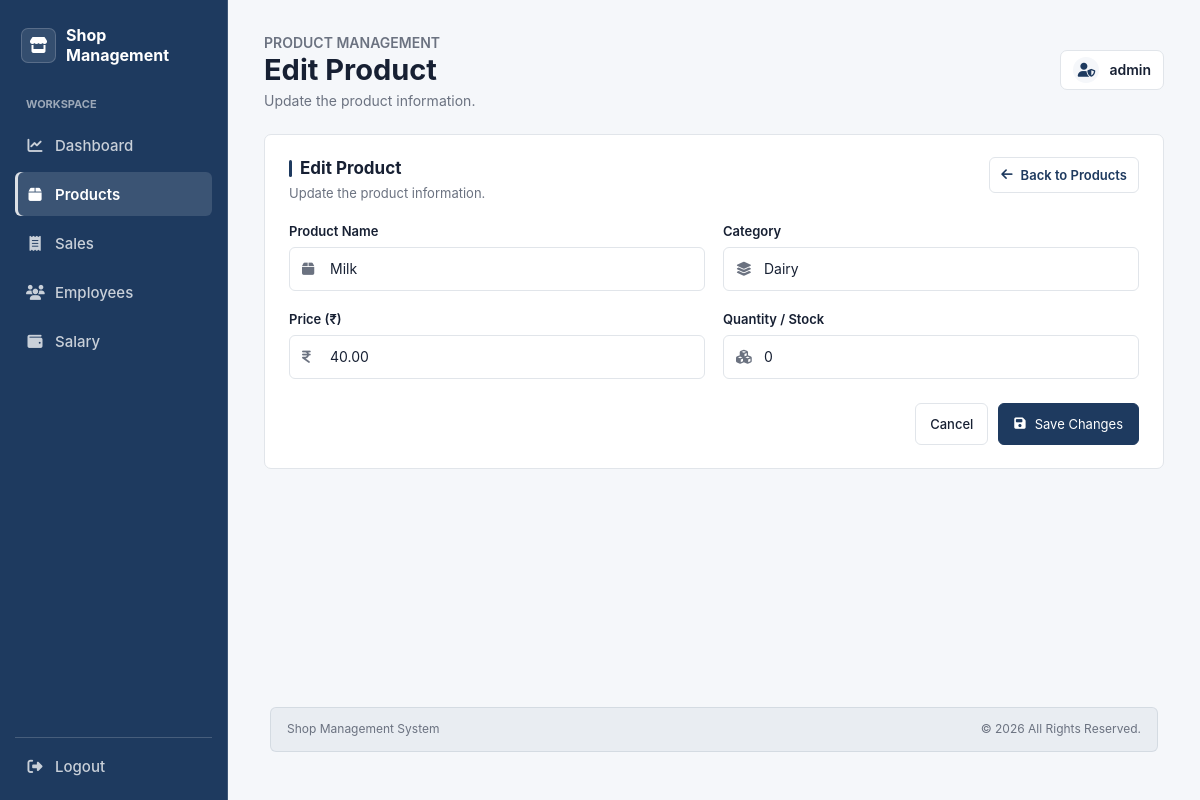
Screenshot of /products/edit.php?id=2 (signed in) with the database file from the repository.
### tables this page shows
CREATE TABLE `products` (
  `id` int(11) NOT NULL,
  `product_name` varchar(100) NOT NULL,
  `category` varchar(100) NOT NULL,
  `price` decimal(10,2) NOT NULL,
  `quantity` int(11) NOT NULL
);

### products/edit.php (the view, shortened to what this page needs)
<?php
include __DIR__ . "/../db.php";
$id = intval($_GET["id"]);
$product_stmt = mysqli_prepare(
	$conn,
	"SELECT * FROM products WHERE id = ?"
);
mysqli_stmt_bind_param($product_stmt, "i", $id);
mysqli_stmt_execute($product_stmt);
$product_result = mysqli_stmt_get_result($product_stmt);
$product = mysqli_fetch_assoc($product_result);
$admin_username = htmlspecialchars($_SESSION["username"], ENT_QUOTES, "UTF-8");
$product_name = $product["product_name"];
$category = $product["category"];
$price = $product["price"];
$quantity = $product["quantity"];
?>
<!DOCTYPE html>
<html lang="en">
<head>
	<link rel="stylesheet" href="../css/style.css">
</head>
<body class="shop-dashboard products-page">
	<div class="dashboard-shell">
		<aside class="dashboard-sidebar" aria-label="Main navigation">
			<a class="dashboard-brand" href="../dashboard.php">
				<span class="dashboard-brand-icon" aria-hidden="true"><i class="fa-solid fa-store"></i></span>
				<span>Shop Management</span>
			</a>
			<nav class="dashboard-nav" aria-label="Primary">
				<a class="dashboard-nav-link" href="../dashboard.php">
					<i class="fa-solid fa-chart-line" aria-hidden="true"></i><span>Dashboard</span>
				</a>
				<a class="dashboard-nav-link is-current" href="view.php" aria-current="page">
					<i class="fa-solid fa-box" aria-hidden="true"></i><span>Products</span>
				</a>
				<a class="dashboard-nav-link" href="../sales/view.php">
					<i class="fa-solid fa-receipt" aria-hidden="true"></i><span>Sales</span>
				</a>
				<a class="dashboard-nav-link" href="../employees/view.php">
					<i class="fa-solid fa-users" aria-hidden="true"></i><span>Employees</span>
				</a>
				<a class="dashboard-nav-link" href="../salary/view.php">
					<i class="fa-solid fa-wallet" aria-hidden="true"></i><span>Salary</span>
				</a>
			</nav>
			<a class="dashboard-logout" href="../logout.php">
				<i class="fa-solid fa-right-from-bracket" aria-hidden="true"></i><span>Logout</span>
			</a>
		</aside>
		<main class="dashboard-main products-main product-form-main">
			<header class="dashboard-header products-page-header">
				<div class="dashboard-heading">
					<p class="product-page-label">Product Management</p>
					<h1>Edit Product</h1>
					<p>Update the product information.</p>
				</div>
				<div class="dashboard-profile" aria-label="Admin profile">
					<span class="dashboard-profile-icon" aria-hidden="true"><i class="fa-solid fa-user-shield"></i></span>
					<span><?php echo $admin_username; ?></span>
				</div>
			</header>
			<section class="dashboard-panel product-form-panel" aria-labelledby="edit-product-title">
				<div class="dashboard-panel-heading product-form-heading">
					<div>
						<h2 id="edit-product-title">Edit Product</h2>
						<p>Update the product information.</p>
					</div>
					<a class="product-back-link product-back-link--button" href="view.php">
						<i class="fa-solid fa-arrow-left" aria-hidden="true"></i><span>Back to Products</span>
					</a>
				</div>
				<form class="product-data-form" method="post" action="edit.php?id=<?php echo $id; ?>">
					<div class="product-form-grid">
						<div class="product-form-field">
							<label for="product-name">Product Name</label>
							<div class="product-form-input">
								<i class="fa-solid fa-box" aria-hidden="true"></i>
								<input id="product-name" name="product_name" type="text" placeholder="Enter product name" value="<?php echo htmlspecialchars($product_name, ENT_QUOTES, "UTF-8"); ?>" required>
							</div>
						</div>
						<div class="product-form-field">
							<label for="product-category">Category</label>
							<div class="product-form-input">
								<i class="fa-solid fa-layer-group" aria-hidden="true"></i>
								<input id="product-category" name="category" type="text" placeholder="Enter category" value="<?php echo htmlspecialchars($category, ENT_QUOTES, "UTF-8"); ?>" required>
							</div>
						</div>
						<div class="product-form-field">
							<label for="product-price">Price (₹)</label>
							<div class="product-form-input">
								<i class="fa-solid fa-indian-rupee-sign" aria-hidden="true"></i>
								<input id="product-price" name="price" type="number" min="0" step="0.01" placeholder="Enter price" value="<?php echo htmlspecialchars((string) $price, ENT_QUOTES, "UTF-8"); ?>" required>
							</div>
						</div>
						<div class="product-form-field">
							<label for="product-quantity">Quantity / Stock</label>
							<div class="product-form-input">
								<i class="fa-solid fa-cubes" aria-hidden="true"></i>
								<input id="product-quantity" name="quantity" type="number" min="0" step="1" placeholder="Enter stock quantity" value="<?php echo htmlspecialchars((string) $quantity, ENT_QUOTES, "UTF-8"); ?>" required>
							</div>
						</div>
					</div>
					<div class="product-form-actions">
						<a class="product-secondary-button" href="view.php">Cancel</a>
						<button class="products-add-button" type="submit" name="update_product">
							<i class="fa-solid fa-floppy-disk" aria-hidden="true"></i><span>Save Changes</span>
						</button>
					</div>
				</form>
			</section>
			<footer class="dashboard-footer">
				<span>Shop Management System</span>
				<span>&copy; 2026 All Rights Reserved.</span>
			</footer>
		</main>
	</div>
</body>
</html>

### rows the page displays
products: product_name "Milk", category "Dairy", price "40.00", quantity "0"

### other values shown
$admin_username "admin"
